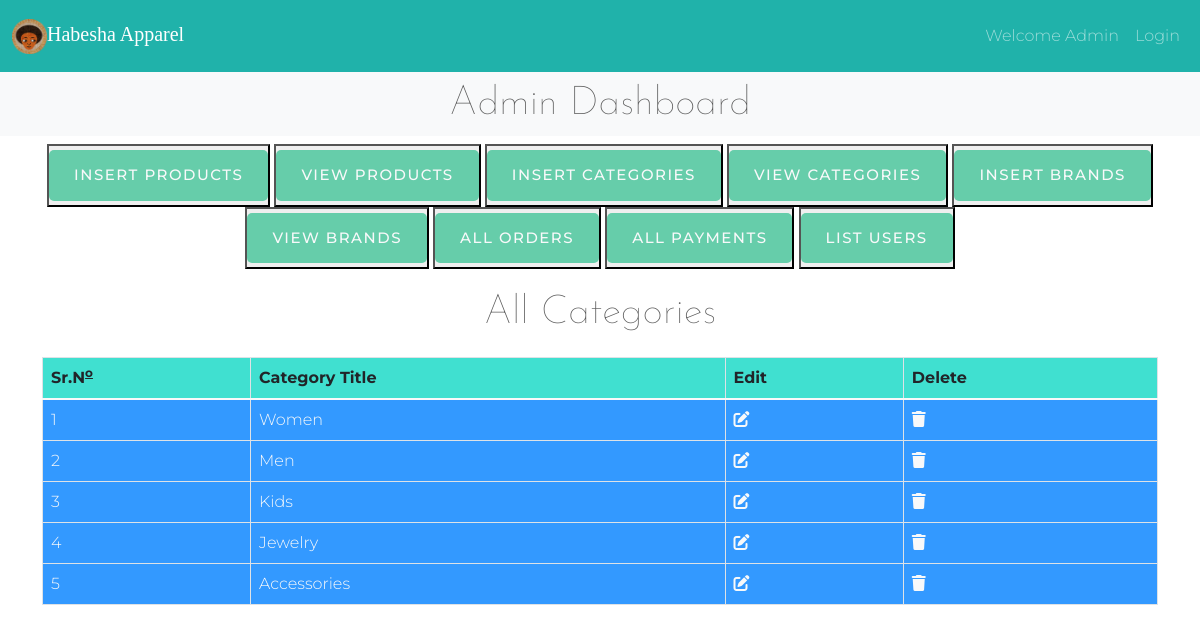
The page /HabehaApparel_code/admin/index.php?view_categories on the database its author committed.
### tables this page shows
CREATE TABLE `categories` (
  `category_id` int(11) NOT NULL,
  `category_title` varchar(100) NOT NULL
);

### HabehaApparel_code/admin/view_categories.php (the view, shortened to what this page needs)
<h2 class="text-center">All Categories</h2>
<table class="table table-bordered mt-2">
    <thead style="background-color: #40e0d0;">
        <tr>
        <th>Sr.N<span><sup style='text-decoration:underline;'>o</sup></span> </th>
            <th>Category Title</th>
            <th>Edit</th>
            <th>Delete</th>
        </tr>
    </thead>
    <tbody class="text-light" style="background-color:#3399ff;">
    <?php
    $select_cat="Select * from `categories`";
    $result=mysqli_query($con,$select_cat);
    $number=0;
    while($row=mysqli_fetch_assoc($result)){
        $category_id=$row['category_id'];
        $category_title = $row['category_title'];
        $number++;
    ?>
        <tr>
            <td><?php echo $number;?></td>
            <td><?php echo $category_title;?></td>
            <td><a href='index.php?edit_category=<?php echo $category_id ?>' class='text-light'><i class='fa-solid fa-pen-to-square'></i></a>
            </td>
            <td><a href='index.php?delete_category=<?php echo $category_id ?>' type="button" class="text-light" data-toggle="modal"
            data-target="#exampleModal"><i class='fa-solid fa-trash'></i></a>
            </td>
        </tr>
<?php
}?>
    </tbody>
</table>

### HabehaApparel_code/css/style.css (style rules this page uses)
*, *:before, *:after { box-sizing: border-box; }
body { background: white; font-family: 'Montserrat', sans-serif; }
a { text-decoration: none; color: #1ab188; transition: .5s ease; }
* { margin: 0; padding: 0; box-sizing: border-box; }

### HabehaApparel_code/css/carousel.css (style rules this page uses)
body { padding-bottom: 3rem; color: #5a5a5a; overflow-x: hidden; }
body { font-family: 'Montserrat', sans-serif; font-weight: 300; }
body h2 { font-size: 2.5rem; font-family: 'Josefin Sans', sans-serif; font-weight: 100; }
* { margin: 0; padding: 0; box-sizing: border-box; }
i { cursor: pointer; }
a { text-decoration: none; color: white; }
.text-center { text-align: center; margin-bottom: 20px; }

### HabehaApparel_code/admin/index.php (style rules this page uses)
body { overflow-x: hidden; }

### rows shown on the page
categories: category_title "Women"
categories: category_title "Men"
categories: category_title "Kids"
categories: category_title "Jewelry"
categories: category_title "Accessories"
